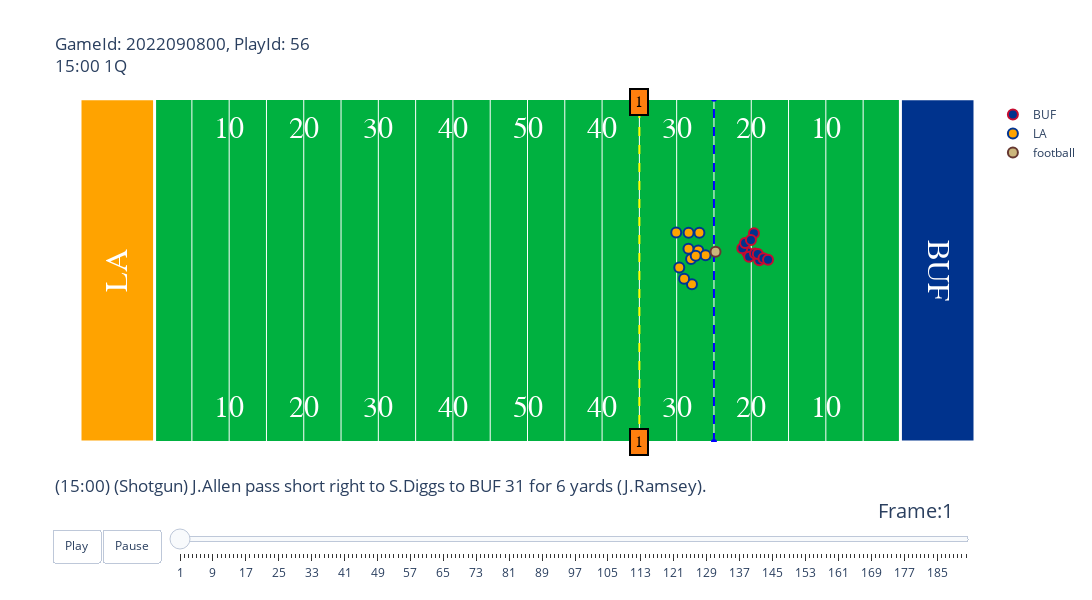

Write notebook code for a chart like this one.
### Code cell
gid = 2022090800
pid = 56

animate.animate_play(games=games, tracking_df=tracking_df, play_df=plays, players=players, gameId=gid, playId=pid)

### Figure 1 — Plotly figure (JSON) as saved in the notebook; plotly's stock layout.template omitted (floating-point values rounded to 4 significant figures)
{"data": [{"hoverinfo": "none", "mode": "text", "showlegend": false, "text": ["10", "20", "30", "40", "50", "40", "30", "20", "10"], "textfont": {"color": "#ffffff", "family": "Courier New, monospace", "size": 30}, "type": "scatter", "x": [20, 30, 40, 50, 60, 70, 80, 90, 100], "y": [5, 5, 5, 5, 5, 5, 5, 5, 5]}, {"hoverinfo": "none", "mode": "text", "showlegend": false, "text": ["10", "20", "30", "40", "50", "40", "30", "20", "10"], "textfont": {"color": "#ffffff", "family": "Courier New, monospace", "size": 30}, "type": "scatter", "x": [20, 30, 40, 50, 60, 70, 80, 90, 100], "y": [48.5, 48.5, 48.5, 48.5, 48.5, 48.5, 48.5, 48.5, 48.5]}, {"hoverinfo": "none", "line": {"color": "blue", "dash": "dash"}, "showlegend": false, "type": "scatter", "x": [85, 85], "y": [0, 53.5]}, {"hoverinfo": "none", "line": {"color": "yellow", "dash": "dash"}, "showlegend": false, "type": "scatter", "x": [75, 75], "y": [0, 53.5]}, {"fill": "toself", "fillcolor": "#FFA300", "hoverinfo": "skip", "line": {"color": "white", "width": 3}, "mode": "lines", "opacity": 1, "showlegend": false, "type": "scatter", "x": [0, 0, 10, 10, 0], "y": [0, 53.5, 53.5, 0, 0]}, {"fill": "toself", "fillcolor": "#00338D", "hoverinfo": "skip", "line": {"color": "white", "width": 3}, "mode": "lines", "opacity": 1, "showlegend": false, "type": "scatter", "x": [110, 110, 120, 120, 110], "y": [0, 53.5, 53.5, 0, 0]}, {"hoverinfo": "text", "hovertext": ["nflId:35472<br>displayName:Rodger Saffold<br>Player Speed:1.521 MPH", "nflId:42392<br>displayName:Mitch Morse<br>Player Speed:4.496 MPH", "nflId:42489<br>displayName:Stefon Diggs<br>Player Speed:5.592 MPH", "nflId:44875<br>displayName:Dion Dawkins<br>Player Speed:2.282 MPH", "nflId:44985<br>displayName:Isaiah McKenzie<br>Player Speed:4.519 MPH", "nflId:46076<br>displayName:Josh Allen<br>Player Speed:0.403 MPH", "nflId:47857<br>displayName:Devin Singletary<br>Player Speed:2.461 MPH", "nflId:47879<br>displayName:Dawson Knox<br>Player Speed:4.72 MPH", "nflId:48512<br>displayName:Ryan Bates<br>Player Speed:3.825 MPH", "nflId:52536<br>displayName:Gabe Davis<br>Player Speed:7.046 MPH", "nflId:53522<br>displayName:Spencer Brown<br>Player Speed:2.997 MPH"], "marker": {"color": "#00338D", "line": {"color": "#C60C30", "width": 2}, "size": 10}, "mode": "markers", "name": "BUF", "type": "scatter", "x": [89.48, 88.8, 91.08, 89.72, 90.5, 90.88, 91.64, 90.36, 89.17, 92.25, 89.96], "y": [29.52, 30.19, 28.34, 28.87, 29.39, 29.31, 28.63, 32.54, 31.02, 28.42, 31.49]}, {"hoverinfo": "text", "hovertext": ["nflId:38577<br>displayName:Bobby Wagner<br>Player Speed:2.774 MPH", "nflId:41239<br>displayName:Aaron Donald<br>Player Speed:1.543 MPH", "nflId:42816<br>displayName:Troy Hill<br>Player Speed:2.572 MPH", "nflId:43294<br>displayName:Jalen Ramsey<br>Player Speed:4.34 MPH", "nflId:43298<br>displayName:Leonard Floyd<br>Player Speed:2.505 MPH", "nflId:43335<br>displayName:A'Shawn Robinson<br>Player Speed:1.007 MPH", "nflId:47844<br>displayName:Taylor Rapp<br>Player Speed:3.199 MPH", "nflId:47917<br>displayName:Greg Gaines<br>Player Speed:1.141 MPH", "nflId:48026<br>displayName:Nick Scott<br>Player Speed:3.266 MPH", "nflId:52607<br>displayName:Jordan Fuller<br>Player Speed:3.4 MPH", "nflId:53532<br>displayName:Ernest Jones<br>Player Speed:2.461 MPH"], "marker": {"color": "#FFA300", "line": {"color": "#003594", "width": 2}, "size": 10}, "mode": "markers", "name": "LA", "type": "scatter", "x": [81.93, 82.9, 82.05, 81.6, 83.05, 83.87, 81, 82.55, 80.35, 79.94, 81.58], "y": [28.52, 29.84, 24.59, 32.61, 32.6, 29.1, 25.44, 29.03, 27.18, 32.66, 30.1]}, {"hoverinfo": "none", "marker": {"color": "#CBB67C", "line": {"color": "#663831", "width": 2}, "size": 10}, "mode": "markers", "name": "football", "type": "scatter", "x": [85.21], "y": [29.64]}], "layout": {"annotations": [{"align": "center", "bgcolor": "#ff7f0e", "bordercolor": "black", "borderpad": 4, "borderwidth": 2, "font": {"color": "black", "family": "Courier New, monospace", "size": 16}, "opacity": 1, "showarrow": false, "text": "1", "x": 75, "y": 0}, {"align": "center", "bgcolor": "#ff7f0e", "bordercolor": "black", "borderpad": 4, "borderwidth": 2, "font": {"color": "black", "family": "Courier New, monospace", "size": 16}, "opacity": 1, "showarrow": false, "text": "1", "x": 75, "y": 53}, {"font": {"color": "White", "family": "Courier New, monospace", "size": 32}, "showarrow": false, "text": "LA", "textangle": -90, "x": 5, "y": 26.75}, {"font": {"color": "White", "family": "Courier New, monospace", "size": 32}, "showarrow": false, "text": "BUF", "textangle": 90, "x": 115, "y": 26.75}], "autosize": false, "height": 600, "plot_bgcolor": "#00B140", "sliders": [{"active": 0, "currentvalue": {"font": {"size": 20}, "prefix": "Frame:", "visible": true, "xanchor": "right"}, "len": 0.9, "pad": {"b": 10, "t": 50}, "steps": [{"args": [[1], {"frame": {"duration": 100, "redraw": false}, "mode": "immediate", "transition": {"duration": 0}}], "label": "1", "method": "animate"}, {"args": [[2], {"frame": {"duration": 100, "redraw": false}, "mode": "immediate", "transition": {"duration": 0}}], "label": "2", "method": "animate"}, {"args": [[3], {"frame": {"duration": 100, "redraw": false}, "mode": "immediate", "transition": {"duration": 0}}], "label": "3", "method": "animate"}, {"args": [[4], {"frame": {"duration": 100, "redraw": false}, "mode": "immediate", "transition": {"duration": 0}}], "label": "4", "method": "animate"}, {"args": [[5], {"frame": {"duration": 100, "redraw": false}, "mode": "immediate", "transition": {"duration": 0}}], "label": "5", "method": "animate"}, {"args": [[6], {"frame": {"duration": 100, "redraw": false}, "mode": "immediate", "transition": {"duration": 0}}], "label": "6", "method": "animate"}, {"args": [[7], {"frame": {"duration": 100, "redraw": false}, "mode": "immediate", "transition": {"duration": 0}}], "label": "7", "method": "animate"}, {"args": [[8], {"frame": {"duration": 100, "redraw": false}, "mode": "immediate", "transition": {"duration": 0}}], "label": "8", "method": "animate"}, {"args": [[9], {"frame": {"duration": 100, "redraw": false}, "mode": "immediate", "transition": {"duration": 0}}], "label": "9", "method": "animate"}, {"args": [[10], {"frame": {"duration": 100, "redraw": false}, "mode": "immediate", "transition": {"duration": 0}}], "label": "10", "method": "animate"}, {"args": [[11], {"frame": {"duration": 100, "redraw": false}, "mode": "immediate", "transition": {"duration": 0}}], "label": "11", "method": "animate"}, {"args": [[12], {"frame": {"duration": 100, "redraw": false}, "mode": "immediate", "transition": {"duration": 0}}], "label": "12", "method": "animate"}, {"args": [[13], {"frame": {"duration": 100, "redraw": false}, "mode": "immediate", "transition": {"duration": 0}}], "label": "13", "method": "animate"}, {"args": [[14], {"frame": {"duration": 100, "redraw": false}, "mode": "immediate", "transition": {"duration": 0}}], "label": "14", "method": "animate"}, {"args": [[15], {"frame": {"duration": 100, "redraw": false}, "mode": "immediate", "transition": {"duration": 0}}], "label": "15", "method": "animate"}, {"args": [[16], {"frame": {"duration": 100, "redraw": false}, "mode": "immediate", "transition": {"duration": 0}}], "label": "16", "method": "animate"}, {"args": [[17], {"frame": {"duration": 100, "redraw": false}, "mode": "immediate", "transition": {"duration": 0}}], "label": "17", "method": "animate"}, {"args": [[18], {"frame": {"duration": 100, "redraw": false}, "mode": "immediate", "transition": {"duration": 0}}], "label": "18", "method": "animate"}, {"args": [[19], {"frame": {"duration": 100, "redraw": false}, "mode": "immediate", "transition": {"duration": 0}}], "label": "19", "method": "animate"}, {"args": [[20], {"frame": {"duration": 100, "redraw": false}, "mode": "immediate", "transition": {"duration": 0}}], "label": "20", "method": "animate"}, {"args": [[21], {"frame": {"duration": 100, "redraw": false}, "mode": "immediate", "transition": {"duration": 0}}], "label": "21", "method": "animate"}, {"args": [[22], {"frame": {"duration": 100, "redraw": false}, "mode": "immediate", "transition": {"duration": 0}}], "label": "22", "method": "animate"}, {"args": [[23], {"frame": {"duration": 100, "redraw": false}, "mode": "immediate", "transition": {"duration": 0}}], "label": "23", "method": "animate"}, {"args": [[24], {"frame": {"duration": 100, "redraw": false}, "mode": "immediate", "transition": {"duration": 0}}], "label": "24", "method": "animate"}, {"args": [[25], {"frame": {"duration": 100, "redraw": false}, "mode": "immediate", "transition": {"duration": 0}}], "label": "25", "method": "animate"}, {"args": [[26], {"frame": {"duration": 100, "redraw": false}, "mode": "immediate", "transition": {"duration": 0}}], "label": "26", "method": "animate"}, {"args": [[27], {"frame": {"duration": 100, "redraw": false}, "mode": "immediate", "transition": {"duration": 0}}], "label": "27", "method": "animate"}, {"args": [[28], {"frame": {"duration": 100, "redraw": false}, "mode": "immediate", "transition": {"duration": 0}}], "label": "28", "method": "animate"}, {"args": [[29], {"frame": {"duration": 100, "redraw": false}, "mode": "immediate", "transition": {"duration": 0}}], "label": "29", "method": "animate"}, {"args": [[30], {"frame": {"duration": 100, "redraw": false}, "mode": "immediate", "transition": {"duration": 0}}], "label": "30", "method": "animate"}, {"args": [[31], {"frame": {"duration": 100, "redraw": false}, "mode": "immediate", "transition": {"duration": 0}}], "label": "31", "method": "animate"}, {"args": [[32], {"frame": {"duration": 100, "redraw": false}, "mode": "immediate", "transition": {"duration": 0}}], "label": "32", "method": "animate"}, {"args": [[33], {"frame": {"duration": 100, "redraw": false}, "mode": "immediate", "transition": {"duration": 0}}], "label": "33", "method": "animate"}, {"args": [[34], {"frame": {"duration": 100, "redraw": false}, "mode": "immediate", "transition": {"duration": 0}}], "label": "34", "method": "animate"}, {"args": [[35], {"frame": {"duration": 100, "redraw": false}, "mode": "immediate", "transition": {"duration": 0}}], "label": "35", "method": "animate"}, {"args": [[36], {"frame": {"duration": 100, "redraw": false}, "mode": "immediate", "transition": {"duration": 0}}], "label": "36", "method": "animate"}, {"args": [[37], {"frame": {"duration": 100, "redraw": false}, "mode": "immediate", "transition": {"duration": 0}}], "label": "37", "method": "animate"}, {"args": [[38], {"frame": {"duration": 100, "redraw": false}, "mode": "immediate", "transition": {"duration": 0}}], "label": "38", "method": "animate"}, {"args": [[39], {"frame": {"duration": 100, "redraw": false}, "mode": "immediate", "transition": {"duration": 0}}], "label": "39", "method": "animate"}, {"args": [[40], {"frame": {"duration": 100, "redraw": false}, "mode": "immediate", "transition": {"duration": 0}}], "label": "40", "method": "animate"}, {"args": [[41], {"frame": {"duration": 100, "redraw": false}, "mode": "immediate", "transition": {"duration": 0}}], "label": "41", "method": "animate"}, {"args": [[42], {"frame": {"duration": 100, "redraw": false}, "mode": "immediate", "transition": {"duration": 0}}], "label": "42", "method": "animate"}, {"args": [[43], {"frame": {"duration": 100, "redraw": false}, "mode": "immediate", "transition": {"duration": 0}}], "label": "43", "method": "animate"}, {"args": [[44], {"frame": {"duration": 100, "redraw": false}, "mode": "immediate", "transition": {"duration": 0}}], "label": "44", "method": "animate"}, {"args": [[45], {"frame": {"duration": 100, "redraw": false}, "mode": "immediate", "transition": {"duration": 0}}], "label": "45", "method": "animate"}, {"args": [[46], {"frame": {"duration": 100, "redraw": false}, "mode": "immediate", "transition": {"duration": 0}}], "label": "46", "method": "animate"}, {"args": [[47], {"frame": {"duration": 100, "redraw": false}, "mode": "immediate", "transition": {"duration": 0}}], "label": "47", "method": "animate"}, {"args": [[48], {"frame": {"duration": 100, "redraw": false}, "mode": "immediate", "transition": {"duration": 0}}], "label": "48", "method": "animate"}, {"args": [[49], {"frame": {"duration": 100, "redraw": false}, "mode": "immediate", "transition": {"duration": 0}}], "label": "49", "method": "animate"}, {"args": [[50], {"frame": {"duration": 100, "redraw": false}, "mode": "immediate", "transition": {"duration": 0}}], "label": "50", "method": "animate"}, {"args": [[51], {"frame": {"duration": 100, "redraw": false}, "mode": "immediate", "transition": {"duration": 0}}], "label": "51", "method": "animate"}, {"args": [[52], {"frame": {"duration": 100, "redraw": false}, "mode": "immediate", "transition": {"duration": 0}}], "label": "52", "method": "animate"}, {"args": [[53], {"frame": {"duration": 100, "redraw": false}, "mode": "immediate", "transition": {"duration": 0}}], "label": "53", "method": "animate"}, {"args": [[54], {"frame": {"duration": 100, "redraw": false}, "mode": "immediate", "transition": {"duration": 0}}], "label": "54", "method": "animate"}, {"args": [[55], {"frame": {"duration": 100, "redraw": false}, "mode": "immediate", "transition": {"duration": 0}}], "label": "55", "method": "animate"}, {"args": [[56], {"frame": {"duration": 100, "redraw": false}, "mode": "immediate", "transition": {"duration": 0}}], "label": "56", "method": "animate"}, {"args": [[57], {"frame": {"duration": 100, "redraw": false}, "mode": "immediate", "transition": {"duration": 0}}], "label": "57", "method": "animate"}, {"args": [[58], {"frame": {"duration": 100, "redraw": false}, "mode": "immediate", "transition": {"duration": 0}}], "label": "58", "method": "animate"}, {"args": [[59], {"frame": {"duration": 100, "redraw": false}, "mode": "immediate", "transition": {"duration": 0}}], "label": "59", "method": "animate"}, {"args": [[60], {"frame": {"duration": 100, "redraw": false}, "mode": "immediate", "transition": {"duration": 0}}], "label": "60", "method": "animate"}, {"args": [[61], {"frame": {"duration": 100, "redraw": false}, "mode": "immediate", "transition": {"duration": 0}}], "label": "61", "method": "animate"}, {"args": [[62], {"frame": {"duration": 100, "redraw": false}, "mode": "immediate", "transition": {"duration": 0}}], "label": "62", "method": "animate"}, {"args": [[63], {"frame": {"duration": 100, "redraw": false}, "mode": "immediate", "transition": {"duration": 0}}], "label": "63", "method": "animate"}, {"args": [[64], {"frame": {"duration": 100, "redraw": false}, "mode": "immediate", "transition": {"duration": 0}}], "label": "64", "method": "animate"}, {"args": [[65], {"frame": {"duration": 100, "redraw": false}, "mode": "immediate", "transition": {"duration": 0}}], "label": "65", "method": "animate"}, {"args": [[66], {"frame": {"duration": 100, "redraw": false}, "mode": "immediate", "transition": {"duration": 0}}], "label": "66", "method": "animate"}, {"args": [[67], {"frame": {"duration": 100, "redraw": false}, "mode": "immediate", "transition": {"duration": 0}}], "label": "67", "method": "animate"}, {"args": [[68], {"frame": {"duration": 100, "redraw": false}, "mode": "immediate", "transition": {"duration": 0}}], "label": "68", "method": "animate"}, {"args": [[69], {"frame": {"duration": 100, "redraw": false}, "mode": "immediate", "transition": {"duration": 0}}], "label": "69", "method": "animate"}, {"args": [[70], {"frame": {"duration": 100, "redraw": false}, "mode": "immediate", "transition": {"duration": 0}}], "label": "70", "method": "animate"}, {"args": [[71], {"frame": {"duration": 100, "redraw": false}, "mode": "immediate", "transition": {"duration": 0}}], "label": "71", "method": "animate"}, {"args": [[72], {"frame": {"duration": 100, "redraw": false}, "mode": "immediate", "transition": {"duration": 0}}], "label": "72", "method": "animate"}, {"args": [[73], {"frame": {"duration": 100, "redraw": false}, "mode": "immediate", "transition": {"duration": 0}}], "label": "73", "method": "animate"}, {"args": [[74], {"frame": {"duration": 100, "redraw": false}, "mode": "immediate", "transition": {"duration": 0}}], "label": "74", "method": "animate"}, {"args": [[75], {"frame": {"duration": 100, "redraw": false}, "mode": "immediate", "transition": {"duration": 0}}], "label": "75", "method": "animate"}, {"args": [[76], {"frame": {"duration": 100, "redraw": false}, "mode": "immediate", "transition": {"duration": 0}}], "label": "76", "method": "animate"}, {"args": [[77], {"frame": {"duration": 100, "redraw": false}, "mode": "immediate", "transition": {"duration": 0}}], "label": "77", "method": "animate"}, {"args": [[78], {"frame": {"duration": 100, "redraw": false}, "mode": "immediate", "transition": {"duration": 0}}], "label": "78", "method": "animate"}, {"args": [[79], {"frame": {"duration": 100, "redraw": false}, "mode": "immediate", "transition": {"duration": 0}}], "label": "79", "method": "animate"}, {"args": [[80], {"frame": {"duration": 100, "redraw": false}, "mode": "immediate", "transition": {"duration": 0}}], "label": "80", "method": "animate"}, {"args": [[81], {"frame": {"duration": 100, "redraw": false}, "mode": "immediate", "transition": {"duration": 0}}], "label": "81", "method": "animate"}, {"args": [[82], {"frame": {"duration": 100, "redraw": false}, "mode": "immediate", "transition": {"duration": 0}}], "label": "82", "method": "animate"}, {"args": [[83], {"frame": {"duration": 100, "redraw": false}, "mode": "immediate", "transition": {"duration": 0}}], "label": "83", "method": "animate"}, {"args": [[84], {"frame": {"duration": 100, "redraw": false}, "mode": "immediate", "transition": {"duration": 0}}], "label": "84", "method": "animate"}, {"args": [[85], {"frame": {"duration": 100, "redraw": false}, "mode": "immediate", "transition": {"duration": 0}}], "label": "85", "method": "animate"}, {"args": [[86], {"frame": {"duration": 100, "redraw": false}, "mode": "immediate", "transition": {"duration": 0}}], "label": "86", "method": "animate"}, {"args": [[87], {"frame": {"duration": 100, "redraw": false}, "mode": "immediate", "transition": {"duration": 0}}], "label": "87", "method": "animate"}, {"args": [[88], {"frame": {"duration": 100, "redraw": false}, "mode": "immediate", "transition": {"duration": 0}}], "label": "88", "method": "animate"}, {"args": [[89], {"frame": {"duration": 100, "redraw": false}, "mode": "immediate", "transition": {"duration": 0}}], "label": "89", "method": "animate"}, {"args": [[90], {"frame": {"duration": 100, "redraw": false}, "mode": "immediate", "transition": {"duration": 0}}], "label": "90", "method": "animate"}, {"args": [[91], {"frame": {"duration": 100, "redraw": false}, "mode": "immediate", "transition": {"duration": 0}}], "label": "91", "method": "animate"}, {"args": [[92], {"frame": {"duration": 100, "redraw": false}, "mode": "immediate", "transition": {"duration": 0}}], "label": "92", "method": "animate"}, {"args": [[93], {"frame": {"duration": 100, "redraw": false}, "mode": "immediate", "transition": {"duration": 0}}], "label": "93", "method": "animate"}, {"args": [[94], {"frame": {"duration": 100, "redraw": false}, "mode": "immediate", "transition": {"duration": 0}}], "label": "94", "method": "animate"}, {"args": [[95], {"frame": {"duration": 100, "redraw": false}, "mode": "immediate", "transition": {"duration": 0}}], "label": "95", "method": "animate"}, {"args": [[96], {"frame": {"duration": 100, "redraw": false}, "mode": "immediate", "transition": {"duration": 0}}], "label": "96", "method": "animate"}, {"args": [[97], {"frame": {"duration": 100, "redraw": false}, "mode": "immediate", "transition": {"duration": 0}}], "label": "97", "method": "animate"}, {"args": [[98], {"frame": {"duration": 100, "redraw": false}, "mode": "immediate", "transition": {"duration": 0}}], "label": "98", "method": "animate"}, {"args": [[99], {"frame": {"duration": 100, "redraw": false}, "mode": "immediate", "transition": {"duration": 0}}], "label": "99", "method": "animate"}, {"args": [[100], {"frame": {"duration": 100, "redraw": false}, "mode": "immediate", "transition": {"duration": 0}}], "label": "100", "method": "animate"}, {"args": [[101], {"frame": {"duration": 100, "redraw": false}, "mode": "immediate", "transition": {"duration": 0}}], "label": "101", "method": "animate"}, {"args": [[102], {"frame": {"duration": 100, "redraw": false}, "mode": "immediate", "transition": {"duration": 0}}], "label": "102", "method": "animate"}, {"args": [[103], {"frame": {"duration": 100, "redraw": false}, "mode": "immediate", "transition": {"duration": 0}}], "label": "103", "method": "animate"}, {"args": [[104], {"frame": {"duration": 100, "redraw": false}, "mode": "immediate", "transition": {"duration": 0}}], "label": "104", "method": "animate"}, {"args": [[105], {"frame": {"duration": 100, "redraw": false}, "mode": "immediate", "transition": {"duration": 0}}], "label": "105", "method": "animate"}, {"args": [[106], {"frame": {"duration": 100, "redraw": false}, "mode": "immediate", "transition": {"duration": 0}}], "label": "106", "method": "animate"}, {"args": [[107], {"frame": {"duration": 100, "redraw": false}, "mode": "immediate", "transition": {"duration": 0}}], "label": "107", "method": "animate"}, {"args": [[108], {"frame": {"duration": 100, "redraw": false}, "mode": "immediate", "transition": {"duration": 0}}], "label": "108", "method": "animate"}, {"args": [[109], {"frame": {"duration": 100, "redraw": false}, "mode": "immediate", "transition": {"duration": 0}}], "label": "109", "method": "animate"}, {"args": [[110], {"frame": {"duration": 100, "redraw": false}, "mode": "immediate", "transition": {"duration": 0}}], "label": "110", "method": "animate"}, {"args": [[111], {"frame": {"duration": 100, "redraw": false}, "mode": "immediate", "transition": {"duration": 0}}], "label": "111", "method": "animate"}, {"args": [[112], {"frame": {"duration": 100, "redraw": false}, "mode": "immediate", "transition": {"duration": 0}}], "label": "112", "method": "animate"}, {"args": [[113], {"frame": {"duration": 100, "redraw": false}, "mode": "immediate", "transition": {"duration": 0}}], "label": "113", "method": "animate"}, {"args": [[114], {"frame": {"duration": 100, "redraw": false}, "mode": "immediate", "transition": {"duration": 0}}], "label": "114", "method": "animate"}, {"args": [[115], {"frame": {"duration": 100, "redraw": false}, "mode": "immediate", "transition": {"duration": 0}}], "label": "115", "method": "animate"}, {"args": [[116], {"frame": {"duration": 100, "redraw": false}, "mode": "immediate", "transition": {"duration": 0}}], "label": "116", "method": "animate"}, {"args": [[117], {"frame": {"duration": 100, "redraw": false}, "mode": "immediate", "transition": {"duration": 0}}], "label": "117", "method": "animate"}, {"args": [[118], {"frame": {"duration": 100, "redraw": false}, "mode": "immediate", "transition": {"duration": 0}}], "label": "118", "method": "animate"}, {"args": [[119], {"frame": {"duration": 100, "redraw": false}, "mode": "immediate", "transition": {"duration": 0}}], "label": "119", "method": "animate"}, {"args": [[120], {"frame": {"duration": 100, "redraw": false}, "mode": "immediate", "transition": {"duration": 0}}], "label": "120", "method": "animate"}, {"args": [[121], {"frame": {"duration": 100, "redraw": false}, "mode": "immediate", "transition": {"duration": 0}}], "label": "121", "method": "animate"}, {"args": [[122], {"frame": {"duration": 100, "redraw": false}, "mode": "immediate", "transition": {"duration": 0}}], "label": "122", "method": "animate"}, {"args": [[123], {"frame": {"duration": 100, "redraw": false}, "mode": "immediate", "transition": {"duration": 0}}], "label": "123", "method": "animate"}, {"args": [[124], {"frame": {"duration": 100, "redraw": false}, "mode": "immediate", "transition": {"duration": 0}}], "label": "124", "method": "animate"}, {"args": [[125], {"frame": {"duration": 100, "redraw": false}, "mode": "immediate", "transition": {"duration": 0}}], "label": "125", "method": "animate"}, {"args": [[126], {"frame": {"duration": 100, "redraw": false}, "mode": "immediate", "transition": {"duration": 0}}], "label": "126", "method": "animate"}, {"args": [[127], {"frame": {"duration": 100, "redraw": false}, "mode": "immediate", "transition": {"duration": 0}}], "label": "127", "method": "animate"}, {"args": [[128], {"frame": {"duration": 100, "redraw": false}, "mode": "immediate", "transition": {"duration": 0}}], "label": "128", "method": "animate"}, {"args": [[129], {"frame": {"duration": 100, "redraw": false}, "mode": "immediate", "transition": {"duration": 0}}], "label": "129", "method": "animate"}, {"args": [[130], {"frame": {"duration": 100, "redraw": false}, "mode": "immediate", "transition": {"duration": 0}}], "label": "130", "method": "animate"}, {"args": [[131], {"frame": {"duration": 100, "redraw": false}, "mode": "immediate", "transition": {"duration": 0}}], "label": "131", "method": "animate"}, {"args": [[132], {"frame": {"duration": 100, "redraw": false}, "mode": "immediate", "transition": {"duration": 0}}], "label": "132", "method": "animate"}, {"args": [[133], {"frame": {"duration": 100, "redraw": false}, "mode": "immediate", "transition": {"duration": 0}}], "label": "133", "method": "animate"}, {"args": [[134], {"frame": {"duration": 100, "redraw": false}, "mode": "immediate", "transition": {"duration": 0}}], "label": "134", "method": "animate"}, {"args": [[135], {"frame": {"duration": 100, "redraw": false}, "mode": "immediate", "transition": {"duration": 0}}], "label": "135", "method": "animate"}, {"args": [[136], {"frame": {"duration": 100, "redraw": false}, "mode": "immediate", "transition": {"duration": 0}}], "label": "136", "method": "animate"}, {"args": [[137], {"frame": {"duration": 100, "redraw": false}, "mode": "immediate", "transition": {"duration": 0}}], "label": "137", "method": "animate"}, {"args": [[138], {"frame": {"duration": 100, "redraw": false}, "mode": "immediate", "transition": {"duration": 0}}], "label": "138", "method": "animate"}, {"args": [[139], {"frame": {"duration": 100, "redraw": false}, "mode": "immediate", "transition": {"duration": 0}}], "label": "139", "method": "animate"}, {"args": [[140], {"frame": {"duration": 100, "redraw": false}, "mode": "immediate", "transition": {"duration": 0}}], "label": "140", "method": "animate"}, {"args": [[141], {"frame": {"duration": 100, "redraw": false}, "mode": "immediate", "transition": {"duration": 0}}], "label": "141", "method": "animate"}, {"args": [[142], {"frame": {"duration": 100, "redraw": false}, "mode": "immediate", "transition": {"duration": 0}}], "label": "142", "method": "animate"}, {"args": [[143], {"frame": {"duration": 100, "redraw": false}, "mode": "immediate", "transition": {"duration": 0}}], "label": "143", "method": "animate"}, {"args": [[144], {"frame": {"duration": 100, "redraw": false}, "mode": "immediate", "transition": {"duration": 0}}], "label": "144", "method": "animate"}, {"args": [[145], {"frame": {"duration": 100, "redraw": false}, "mode": "immediate", "transition": {"duration": 0}}], "label": "145", "method": "animate"}, {"args": [[146], {"frame": {"duration": 100, "redraw": false}, "mode": "immediate", "transition": {"duration": 0}}], "label": "146", "method": "animate"}, {"args": [[147], {"frame": {"duration": 100, "redraw": false}, "mode": "immediate", "transition": {"duration": 0}}], "label": "147", "method": "animate"}, {"args": [[148], {"frame": {"duration": 100, "redraw": false}, "mode": "immediate", "transition": {"duration": 0}}], "label": "148", "method": "animate"}, {"args": [[149], {"frame": {"duration": 100, "redraw": false}, "mode": "immediate", "transition": {"duration": 0}}], "label": "149", "method": "animate"}, {"args": [[150], {"frame": {"duration": 100, "redraw": false}, "mode": "immediate", "transition": {"duration": 0}}], "label": "150", "method": "animate"}, {"args": [[151], {"frame": {"duration": 100, "redraw": false}, "mode": "immediate", "transition": {"duration": 0}}], "label": "151", "method": "animate"}, {"args": [[152], {"frame": {"duration": 100, "redraw": false}, "mode": "immediate", "transition": {"duration": 0}}], "label": "152", "method": "animate"}, {"args": [[153], {"frame": {"duration": 100, "redraw": false}, "mode": "immediate", "transition": {"duration": 0}}], "label": "153", "method": "animate"}, {"args": [[154], {"frame": {"duration": 100, "redraw": false}, "mode": "immediate", "transition": {"duration": 0}}], "label": "154", "method": "animate"}, {"args": [[155], {"frame": {"duration": 100, "redraw": false}, "mode": "immediate", "transition": {"duration": 0}}], "label": "155", "method": "animate"}, {"args": [[156], {"frame": {"duration": 100, "redraw": false}, "mode": "immediate", "transition": {"duration": 0}}], "label": "156", "method": "animate"}, {"args": [[157], {"frame": {"duration": 100, "redraw": false}, "mode": "immediate", "transition": {"duration": 0}}], "label": "157", "method": "animate"}, {"args": [[158], {"frame": {"duration": 100, "redraw": false}, "mode": "immediate", "transition": {"duration": 0}}], "label": "158", "method": "animate"}, {"args": [[159], {"frame": {"duration": 100, "redraw": false}, "mode": "immediate", "transition": {"duration": 0}}], "label": "159", "method": "animate"}, {"args": [[160], {"frame": {"duration": 100, "redraw": false}, "mode": "immediate", "transition": {"duration": 0}}], "label": "160", "method": "animate"}, {"args": [[161], {"frame": {"duration": 100, "redraw": false}, "mode": "immediate", "transition": {"duration": 0}}], "label": "161", "method": "animate"}, {"args": [[162], {"frame": {"duration": 100, "redraw": false}, "mode": "immediate", "transition": {"duration": 0}}], "label": "162", "method": "animate"}, {"args": [[163], {"frame": {"duration": 100, "redraw": false}, "mode": "immediate", "transition": {"duration": 0}}], "label": "163", "method": "animate"}, {"args": [[164], {"frame": {"duration": 100, "redraw": false}, "mode": "immediate", "transition": {"duration": 0}}], "label": "164", "method": "animate"}, {"args": [[165], {"frame": {"duration": 100, "redraw": false}, "mode": "immediate", "transition": {"duration": 0}}], "label": "165", "method": "animate"}, {"args": [[166], {"frame": {"duration": 100, "redraw": false}, "mode": "immediate", "transition": {"duration": 0}}], "label": "166", "method": "animate"}, {"args": [[167], {"frame": {"duration": 100, "redraw": false}, "mode": "immediate", "transition": {"duration": 0}}], "label": "167", "method": "animate"}, {"args": [[168], {"frame": {"duration": 100, "redraw": false}, "mode": "immediate", "transition": {"duration": 0}}], "label": "168", "method": "animate"}, {"args": [[169], {"frame": {"duration": 100, "redraw": false}, "mode": "immediate", "transition": {"duration": 0}}], "label": "169", "method": "animate"}, {"args": [[170], {"frame": {"duration": 100, "redraw": false}, "mode": "immediate", "transition": {"duration": 0}}], "label": "170", "method": "animate"}, {"args": [[171], {"frame": {"duration": 100, "redraw": false}, "mode": "immediate", "transition": {"duration": 0}}], "label": "171", "method": "animate"}, {"args": [[172], {"frame": {"duration": 100, "redraw": false}, "mode": "immediate", "transition": {"duration": 0}}], "label": "172", "method": "animate"}, {"args": [[173], {"frame": {"duration": 100, "redraw": false}, "mode": "immediate", "transition": {"duration": 0}}], "label": "173", "method": "animate"}, {"args": [[174], {"frame": {"duration": 100, "redraw": false}, "mode": "immediate", "transition": {"duration": 0}}], "label": "174", "method": "animate"}, {"args": [[175], {"frame": {"duration": 100, "redraw": false}, "mode": "immediate", "transition": {"duration": 0}}], "label": "175", "method": "animate"}, {"args": [[176], {"frame": {"duration": 100, "redraw": false}, "mode": "immediate", "transition": {"duration": 0}}], "label": "176", "method": "animate"}, {"args": [[177], {"frame": {"duration": 100, "redraw": false}, "mode": "immediate", "transition": {"duration": 0}}], "label": "177", "method": "animate"}, {"args": [[178], {"frame": {"duration": 100, "redraw": false}, "mode": "immediate", "transition": {"duration": 0}}], "label": "178", "method": "animate"}, {"args": [[179], {"frame": {"duration": 100, "redraw": false}, "mode": "immediate", "transition": {"duration": 0}}], "label": "179", "method": "animate"}, {"args": [[180], {"frame": {"duration": 100, "redraw": false}, "mode": "immediate", "transition": {"duration": 0}}], "label": "180", "method": "animate"}, {"args": [[181], {"frame": {"duration": 100, "redraw": false}, "mode": "immediate", "transition": {"duration": 0}}], "label": "181", "method": "animate"}, {"args": [[182], {"frame": {"duration": 100, "redraw": false}, "mode": "immediate", "transition": {"duration": 0}}], "label": "182", "method": "animate"}, {"args": [[183], {"frame": {"duration": 100, "redraw": false}, "mode": "immediate", "transition": {"duration": 0}}], "label": "183", "method": "animate"}, {"args": [[184], {"frame": {"duration": 100, "redraw": false}, "mode": "immediate", "transition": {"duration": 0}}], "label": "184", "method": "animate"}, {"args": [[185], {"frame": {"duration": 100, "redraw": false}, "mode": "immediate", "transition": {"duration": 0}}], "label": "185", "method": "animate"}, {"args": [[186], {"frame": {"duration": 100, "redraw": false}, "mode": "immediate", "transition": {"duration": 0}}], "label": "186", "method": "animate"}, {"args": [[187], {"frame": {"duration": 100, "redraw": false}, "mode": "immediate", "transition": {"duration": 0}}], "label": "187", "method": "animate"}, {"args": [[188], {"frame": {"duration": 100, "redraw": false}, "mode": "immediate", "transition": {"duration": 0}}], "label": "188", "method": "animate"}, {"args": [[189], {"frame": {"duration": 100, "redraw": false}, "mode": "immediate", "transition": {"duration": 0}}], "label": "189", "method": "animate"}, {"args": [[190], {"frame": {"duration": 100, "redraw": false}, "mode": "immediate", "transition": {"duration": 0}}], "label": "190", "method": "animate"}, {"args": [[191], {"frame": {"duration": 100, "redraw": false}, "mode": "immediate", "transition": {"duration": 0}}], "label": "191", "method": "animate"}, {"args": [[192], {"frame": {"duration": 100, "redraw": false}, "mode": "immediate", "transition": {"duration": 0}}], "label": "192", "method": "animate"}], "transition": {"duration": 300, "easing": "cubic-in-out"}, "x": 0.1, "xanchor": "left", "y": 0, "yanchor": "top"}], "title": {"text": "GameId: 2022090800, PlayId: 56<br>15:00 1Q<br><br><br><br><br><br><br><br><br><br><br><br><br><br><br><br><br><br><br>(15:00) (Shotgun) J.Allen pass short right to S.Diggs to BUF 31 for 6 yards (J.Ramsey)."}, "updatemenus": [{"buttons": [{"args": [null, {"frame": {"duration": 100, "redraw": false}, "fromcurrent": true, "transition": {"duration": 0}}], "label": "Play", "method": "animate"}, {"args": [[null], {"frame": {"duration": 0, "redraw": false}, "mode": "immediate", "transition": {"duration": 0}}], "label": "Pause", "method": "animate"}], "direction": "left", "pad": {"r": 10, "t": 87}, "showactive": false, "type": "buttons", "x": 0.1, "xanchor": "right", "y": 0, "yanchor": "top"}], "width": 1200, "xaxis": {"autorange": false, "range": [0, 120], "showticklabels": false, "tickmode": "array", "tickvals": [10, 15, 20, 25, 30, 35, 40, 45, 50, 55, 60, 65, 70, 75, 80, 85, 90, 95, 100, 105, 110]}, "yaxis": {"autorange": false, "range": [0, 53.3], "showgrid": false, "showticklabels": false}}}
